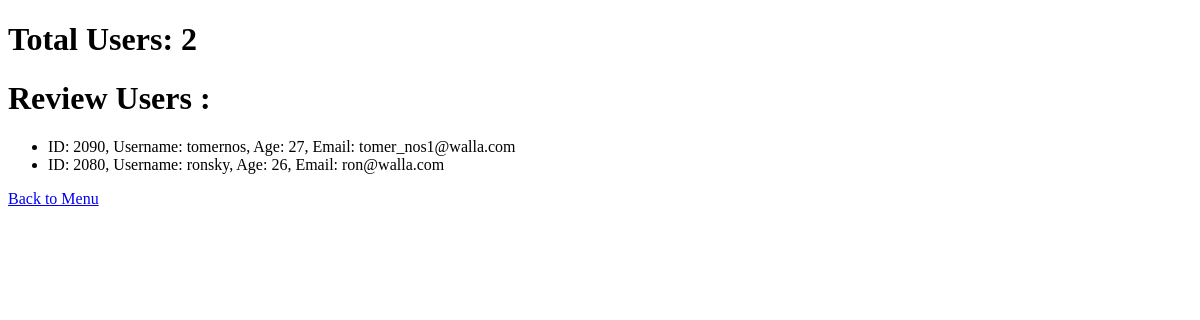
The page /review on the database as committed earlier.
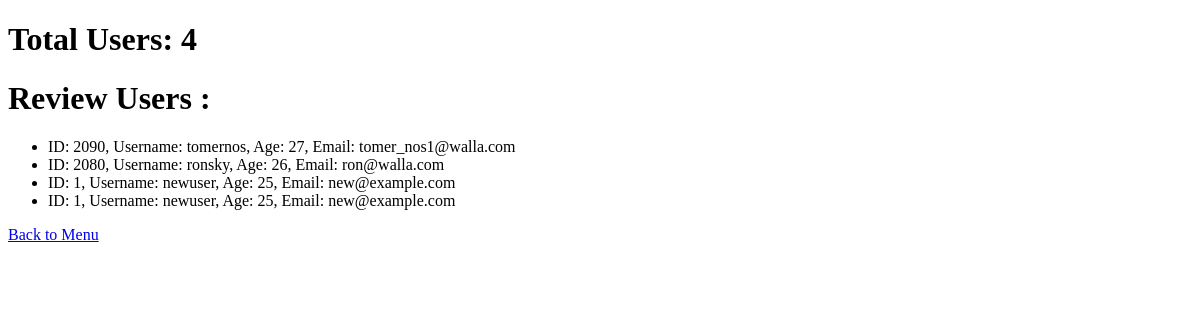
The same page on the database as committed later.
### tables this page shows
CREATE TABLE users (
        key INTEGER PRIMARY KEY,
        id INT,
        username VARCHAR(55),
        password TEXT,
        classification CHAR(1),
        age INT,
        email VARCHAR(55)
    );

### my_flask.py (the view)
@app.route('/review')
def review():
    users = review_users()
    total_users = count_users()
    return render_template('review.html', users=users, total_users=total_users)

### SQL.py (called while the page is built)
def review_users():
    conn = sql3.connect(db_path)
    cursor = conn.cursor()
    cursor.execute('SELECT * FROM users')
    rows = cursor.fetchall()
    conn.close()
    return rows

def count_users():
    conn = sql3.connect(db_path)
    cursor = conn.cursor()
    cursor.execute('SELECT COUNT(*) FROM users')
    count = cursor.fetchone()[0]
    conn.close()
    return count

### templates/review.html (shortened to what this page needs)
<!DOCTYPE html>
<html>
<head>
</head>
<body>
    <h1>Total Users: {{ total_users }}</h1>
    <h1>Review Users : </h1>
    <ul>
    {% for user in users %}
        <li>ID: {{ user[1] }}, Username: {{ user[2] }}, Age: {{ user[5] }}, Email: {{ user[6] }}</li>
    {% endfor %}
    </ul>
    <a href="/">Back to Menu</a>
</body>
</html>

Rows that differ between the two databases and show on the page:
added users: id "1", username "newuser", age "25", email "new@example.com"
added users: id "1", username "newuser", age "25", email "new@example.com"
Other text that changed with them:
{{ total_users }}: "2" → "4"
